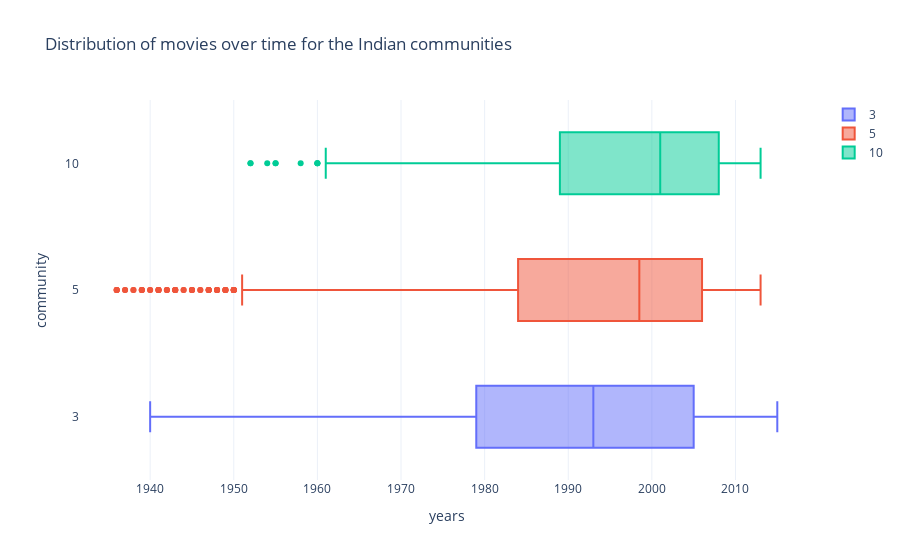

The notebook cell this image was saved under:
### Markdown cell above
## India

### Code cell
fig = go.Figure()

fig.add_trace(go.Box(x = datamov3.Movie_release_year,name = '3'))
fig.add_trace(go.Box(x = datamov5.Movie_release_year,name = '5'))
fig.add_trace(go.Box(x = datamov10.Movie_release_year,name = '10'))

fig.update_layout(title = 'Distribution of movies over time for the Indian communities',template = 'plotly_white')
fig.update_xaxes(title = 'years')
fig.update_yaxes(title = 'community')
fig.show()

fig.write_html('C:/Users/Public/ADA2022/weloic.github.io/_includes/india_time.html')

### Figure 1 — Plotly figure (JSON) as saved in the notebook; plotly's stock layout.template omitted (floating-point values rounded to 4 significant figures; data arrays with more than 128 entries replaced by an {"elided": "..."} marker saying what was removed)
{"data": [{"name": "3", "type": "box", "x": {"elided": "3989 int values"}}, {"name": "5", "type": "box", "x": {"elided": "3350 int values"}}, {"name": "10", "type": "box", "x": {"elided": "1706 int values"}}], "layout": {"title": {"text": "Distribution of movies over time for the Indian communities"}, "xaxis": {"title": {"text": "years"}}, "yaxis": {"title": {"text": "community"}}}}
